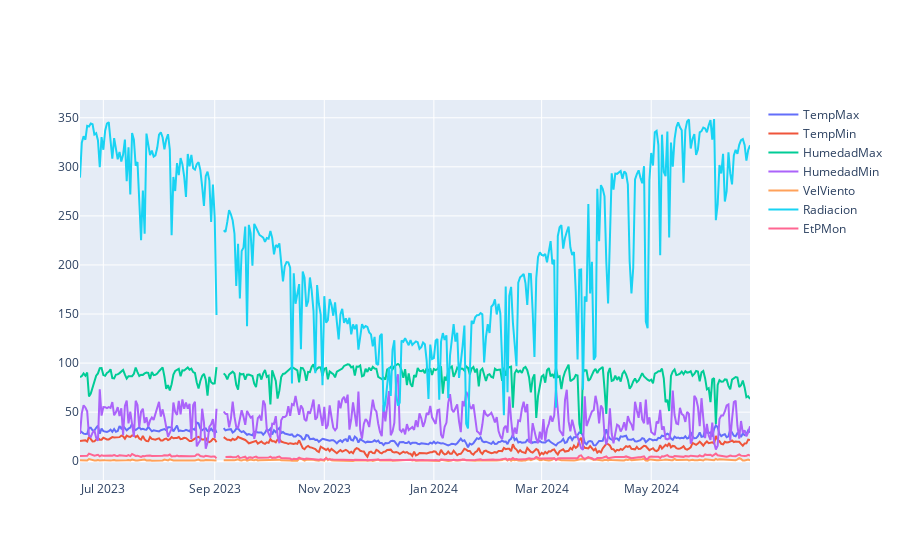

Notebook code for this chart:
### Code cell
s = pd.read_csv('./siarRealDataForForecast/AL02 Almería.csv')
s['Radiacion'] = s['Radiacion'].apply(lambda x: x / 0.0864)
fig = go.Figure()
for c in s.columns[1:]:
    fig.add_trace(go.Scatter(x=s['Fecha'], y=s[c],
                                name=c, mode='lines'))
fig.show()

### Figure 1 — Plotly figure (JSON) as saved in the notebook; plotly's stock layout.template omitted (floating-point values rounded to 4 significant figures; data arrays with more than 128 entries replaced by an {"elided": "..."} marker saying what was removed)
{"data": [{"mode": "lines", "name": "TempMax", "type": "scatter", "x": {"elided": "373 str values"}, "y": {"elided": "373 float values"}}, {"mode": "lines", "name": "TempMin", "type": "scatter", "x": {"elided": "373 str values"}, "y": {"elided": "373 float values"}}, {"mode": "lines", "name": "HumedadMax", "type": "scatter", "x": {"elided": "373 str values"}, "y": {"elided": "373 float values"}}, {"mode": "lines", "name": "HumedadMin", "type": "scatter", "x": {"elided": "373 str values"}, "y": {"elided": "373 float values"}}, {"mode": "lines", "name": "VelViento", "type": "scatter", "x": {"elided": "373 str values"}, "y": {"elided": "373 float values"}}, {"mode": "lines", "name": "Radiacion", "type": "scatter", "x": {"elided": "373 str values"}, "y": {"elided": "373 float values"}}, {"mode": "lines", "name": "EtPMon", "type": "scatter", "x": {"elided": "373 str values"}, "y": {"elided": "373 float values"}}], "layout": {}}
